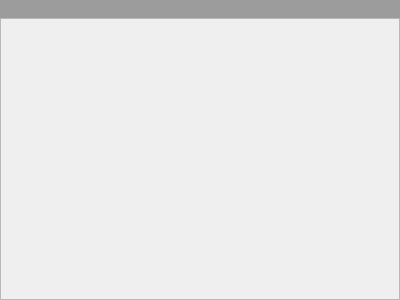
<?xml version="1.0" encoding="UTF-8"?>
<ui version="4.0">
 <class>udefDialog</class>
 <widget class="QDialog" name="udefDialog">
  <property name="geometry">
   <rect>
    <x>0</x>
    <y>0</y>
    <width>400</width>
    <height>300</height>
   </rect>
  </property>
  <property name="windowTitle">
   <string>Dialog</string>
  </property>
  <property name="styleSheet">
   <string notr="true">QDialog#udefDialog{border-left: 1px solid qlineargradient(spread:pad, x1:0, y1:0, x2:0, y2:1, stop:0 rgba(223, 223, 223, 255), stop:0.502825 rgba(78, 80, 76, 255), stop:1 rgba(255, 255, 255, 255));
border-bottom:1px solid qlineargradient(spread:pad, x1:0, y1:0, x2:0, y2:1, stop:0 rgba(223, 223, 223, 255), stop:0.502825 rgba(78, 80, 76, 255), stop:1 rgba(255, 255, 255, 255));
border-right: 1px solid qlineargradient(spread:pad, x1:0, y1:0, x2:0, y2:1, stop:0 rgba(223, 223, 223, 255), stop:0.502825 rgba(78, 80, 76, 255), stop:1 rgba(255, 255, 255, 255));
}</string>
  </property>
  <layout class="QGridLayout" name="gridLayout_3">
   <property name="leftMargin">
    <number>0</number>
   </property>
   <property name="topMargin">
    <number>0</number>
   </property>
   <property name="rightMargin">
    <number>0</number>
   </property>
   <property name="bottomMargin">
    <number>0</number>
   </property>
   <property name="spacing">
    <number>0</number>
   </property>
   <item row="0" column="0">
    <widget class="QWidget" name="widget" native="true">
     <property name="minimumSize">
      <size>
       <width>0</width>
       <height>18</height>
      </size>
     </property>
     <property name="maximumSize">
      <size>
       <width>16777215</width>
       <height>18</height>
      </size>
     </property>
     <property name="mouseTracking">
      <bool>false</bool>
     </property>
     <property name="styleSheet">
      <string notr="true">QWidget#widget{background-color: rgb(156, 156, 156);}</string>
     </property>
     <layout class="QGridLayout" name="gridLayout">
      <property name="leftMargin">
       <number>0</number>
      </property>
      <property name="topMargin">
       <number>0</number>
      </property>
      <property name="rightMargin">
       <number>0</number>
      </property>
      <property name="bottomMargin">
       <number>0</number>
      </property>
      <property name="spacing">
       <number>0</number>
      </property>
      <item row="0" column="0">
       <layout class="QGridLayout" name="gridLayout_2">
        <item row="0" column="1">
         <widget class="QToolButton" name="minimum">
          <property name="minimumSize">
           <size>
            <width>16</width>
            <height>16</height>
           </size>
          </property>
          <property name="maximumSize">
           <size>
            <width>16</width>
            <height>16</height>
           </size>
          </property>
          <property name="text">
           <string/>
          </property>
          <property name="icon">
           <iconset resource="tools.qrc">
            <normaloff>:/icons/minimize.png</normaloff>:/icons/minimize.png</iconset>
          </property>
          <property name="autoRaise">
           <bool>true</bool>
          </property>
         </widget>
        </item>
        <item row="0" column="3">
         <widget class="QToolButton" name="close">
          <property name="minimumSize">
           <size>
            <width>16</width>
            <height>16</height>
           </size>
          </property>
          <property name="maximumSize">
           <size>
            <width>16</width>
            <height>16</height>
           </size>
          </property>
          <property name="text">
           <string/>
          </property>
          <property name="icon">
           <iconset resource="tools.qrc">
            <normaloff>:/icons/close.png</normaloff>:/icons/close.png</iconset>
          </property>
          <property name="autoRaise">
           <bool>true</bool>
          </property>
         </widget>
        </item>
        <item row="0" column="2">
         <widget class="QToolButton" name="maximum">
          <property name="minimumSize">
           <size>
            <width>16</width>
            <height>16</height>
           </size>
          </property>
          <property name="maximumSize">
           <size>
            <width>16</width>
            <height>16</height>
           </size>
          </property>
          <property name="text">
           <string/>
          </property>
          <property name="icon">
           <iconset resource="tools.qrc">
            <normaloff>:/icons/maximize.png</normaloff>:/icons/maximize.png</iconset>
          </property>
          <property name="autoRaise">
           <bool>true</bool>
          </property>
         </widget>
        </item>
        <item row="0" column="0">
         <spacer name="horizontalSpacer">
          <property name="orientation">
           <enum>Qt::Horizontal</enum>
          </property>
          <property name="sizeHint" stdset="0">
           <size>
            <width>40</width>
            <height>20</height>
           </size>
          </property>
         </spacer>
        </item>
       </layout>
      </item>
     </layout>
    </widget>
   </item>
   <item row="1" column="0">
    <widget class="QFrame" name="frame">
     <property name="styleSheet">
      <string notr="true"/>
     </property>
     <property name="frameShape">
      <enum>QFrame::StyledPanel</enum>
     </property>
     <property name="frameShadow">
      <enum>QFrame::Raised</enum>
     </property>
     <layout class="QGridLayout" name="gridLayout_4"/>
    </widget>
   </item>
  </layout>
 </widget>
 <resources>
  <include location="tools.qrc"/>
 </resources>
 <connections/>
</ui>
